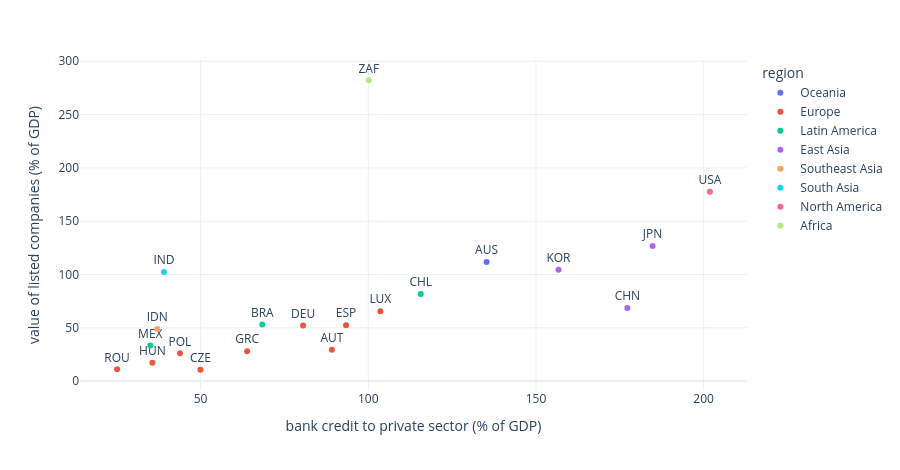

Here is the notebook cell this chart was saved with:
### Markdown cell above
### Finding 4 · Countries with deeper bank credit have deeper stock markets *(H5)*
A finding about the economic setting rather than company profits.

### Code cell
r = R["H5"]
cc = profile_all[["private_credit_gdp", "market_cap_gdp"]].dropna().join(dim[["name", "region"]])
fig = px.scatter(cc.reset_index(), x="private_credit_gdp", y="market_cap_gdp", text="iso3", color="region", hover_name="name", height=470,
                 labels={"private_credit_gdp": "bank credit to private sector (% of GDP)", "market_cap_gdp": "value of listed companies (% of GDP)"})
fig.update_traces(textposition="top center", selector=dict(mode="markers+text")); fig.show()
display(Markdown(f"**In numbers:** ρ = **{r['effect']:+.2f}** across {r['clusters']} countries (q < 0.01). **Reading it:** where banks lend a lot, stock markets tend to be large too; financial systems develop together. *Suggested by an exploratory look, so treat as a lead.*"))

### Figure 1 — Plotly figure (JSON) as saved in the notebook; plotly's stock layout.template omitted (floating-point values rounded to 4 significant figures)
{"data": [{"hovertemplate": "<b>%{hovertext}</b><br><br>region=Oceania<br>bank credit to private sector (% of GDP)=%{x}<br>value of listed companies (% of GDP)=%{y}<br>iso3=%{text}<extra></extra>", "hovertext": ["Australia"], "legendgroup": "Oceania", "marker": {"color": "#636efa", "symbol": "circle"}, "mode": "markers+text", "name": "Oceania", "orientation": "v", "showlegend": true, "text": ["AUS"], "textposition": "top center", "type": "scatter", "x": [135.3], "xaxis": "x", "y": [111.7], "yaxis": "y"}, {"hovertemplate": "<b>%{hovertext}</b><br><br>region=Europe<br>bank credit to private sector (% of GDP)=%{x}<br>value of listed companies (% of GDP)=%{y}<br>iso3=%{text}<extra></extra>", "hovertext": ["Austria", "Czechia", "Germany", "Spain", "Greece", "Hungary", "Luxembourg", "Poland", "Romania"], "legendgroup": "Europe", "marker": {"color": "#EF553B", "symbol": "circle"}, "mode": "markers+text", "name": "Europe", "orientation": "v", "showlegend": true, "text": ["AUT", "CZE", "DEU", "ESP", "GRC", "HUN", "LUX", "POL", "ROU"], "textposition": "top center", "type": "scatter", "x": [89.14, 49.96, 80.56, 93.37, 63.87, 35.63, 103.6, 43.85, 25.11], "xaxis": "x", "y": [29.44, 10.66, 52.23, 52.44, 28.04, 17.31, 65.55, 26.07, 11.11], "yaxis": "y"}, {"hovertemplate": "<b>%{hovertext}</b><br><br>region=Latin America<br>bank credit to private sector (% of GDP)=%{x}<br>value of listed companies (% of GDP)=%{y}<br>iso3=%{text}<extra></extra>", "hovertext": ["Brazil", "Chile", "Mexico"], "legendgroup": "Latin America", "marker": {"color": "#00cc96", "symbol": "circle"}, "mode": "markers+text", "name": "Latin America", "orientation": "v", "showlegend": true, "text": ["BRA", "CHL", "MEX"], "textposition": "top center", "type": "scatter", "x": [68.39, 115.6, 35.01], "xaxis": "x", "y": [53.02, 81.72, 33.42], "yaxis": "y"}, {"hovertemplate": "<b>%{hovertext}</b><br><br>region=East Asia<br>bank credit to private sector (% of GDP)=%{x}<br>value of listed companies (% of GDP)=%{y}<br>iso3=%{text}<extra></extra>", "hovertext": ["China", "Japan", "South Korea"], "legendgroup": "East Asia", "marker": {"color": "#ab63fa", "symbol": "circle"}, "mode": "markers+text", "name": "East Asia", "orientation": "v", "showlegend": true, "text": ["CHN", "JPN", "KOR"], "textposition": "top center", "type": "scatter", "x": [177.3, 184.8, 156.7], "xaxis": "x", "y": [68.5, 126.8, 104.4], "yaxis": "y"}, {"hovertemplate": "<b>%{hovertext}</b><br><br>region=Southeast Asia<br>bank credit to private sector (% of GDP)=%{x}<br>value of listed companies (% of GDP)=%{y}<br>iso3=%{text}<extra></extra>", "hovertext": ["Indonesia"], "legendgroup": "Southeast Asia", "marker": {"color": "#FFA15A", "symbol": "circle"}, "mode": "markers+text", "name": "Southeast Asia", "orientation": "v", "showlegend": true, "text": ["IDN"], "textposition": "top center", "type": "scatter", "x": [37.07], "xaxis": "x", "y": [48.79], "yaxis": "y"}, {"hovertemplate": "<b>%{hovertext}</b><br><br>region=South Asia<br>bank credit to private sector (% of GDP)=%{x}<br>value of listed companies (% of GDP)=%{y}<br>iso3=%{text}<extra></extra>", "hovertext": ["India"], "legendgroup": "South Asia", "marker": {"color": "#19d3f3", "symbol": "circle"}, "mode": "markers+text", "name": "South Asia", "orientation": "v", "showlegend": true, "text": ["IND"], "textposition": "top center", "type": "scatter", "x": [39.1], "xaxis": "x", "y": [102.4], "yaxis": "y"}, {"hovertemplate": "<b>%{hovertext}</b><br><br>region=North America<br>bank credit to private sector (% of GDP)=%{x}<br>value of listed companies (% of GDP)=%{y}<br>iso3=%{text}<extra></extra>", "hovertext": ["United States"], "legendgroup": "North America", "marker": {"color": "#FF6692", "symbol": "circle"}, "mode": "markers+text", "name": "North America", "orientation": "v", "showlegend": true, "text": ["USA"], "textposition": "top center", "type": "scatter", "x": [201.9], "xaxis": "x", "y": [177.6], "yaxis": "y"}, {"hovertemplate": "<b>%{hovertext}</b><br><br>region=Africa<br>bank credit to private sector (% of GDP)=%{x}<br>value of listed companies (% of GDP)=%{y}<br>iso3=%{text}<extra></extra>", "hovertext": ["South Africa"], "legendgroup": "Africa", "marker": {"color": "#B6E880", "symbol": "circle"}, "mode": "markers+text", "name": "Africa", "orientation": "v", "showlegend": true, "text": ["ZAF"], "textposition": "top center", "type": "scatter", "x": [100.1], "xaxis": "x", "y": [282.2], "yaxis": "y"}], "layout": {"height": 470, "legend": {"title": {"text": "region"}, "tracegroupgap": 0}, "margin": {"t": 60}, "xaxis": {"anchor": "y", "domain": [0, 1], "title": {"text": "bank credit to private sector (% of GDP)"}}, "yaxis": {"anchor": "x", "domain": [0, 1], "title": {"text": "value of listed companies (% of GDP)"}}}}
